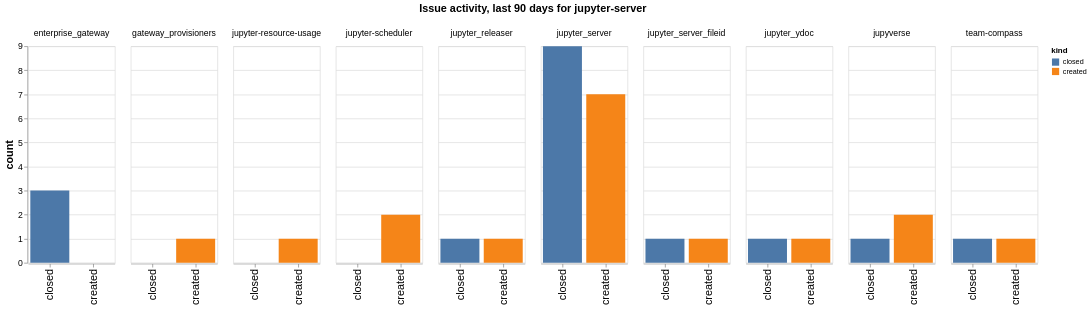

The cell this chart's notebook holds for it:
### Code cell
charts = []
# Pick the top 10 repositories
top_repos = created_closed.groupby(['repo']).sum().sort_values(by='count', ascending=False).head(10).index
ch = alt.Chart(created_closed.query('repo in @top_repos'), width=120).mark_bar().encode(
    x=alt.X("kind", axis=alt.Axis(labelFontSize=15, title="")), 
    y=alt.Y('count', axis=alt.Axis(titleFontSize=15, labelFontSize=12)),
    color='kind',
    column=alt.Column("repo", header=alt.Header(title=f"Issue activity, last {n_days} days for {github_org}", titleFontSize=15, labelFontSize=12))
)
ch

### Figure 1 — Vega-Lite specification as saved in the notebook (floating-point values rounded to 4 significant figures)
{"config": {"axisLeft": {"labelFontSize": 15}, "axisBottom": {"labelFontSize": 15}}, "data": {"name": "data-6611c7b94e2b5f71cd4d9b6fdb7dfa66"}, "mark": {"type": "bar"}, "encoding": {"color": {"field": "kind", "type": "nominal"}, "column": {"field": "repo", "header": {"labelFontSize": 12, "title": "Issue activity, last 90 days for jupyter-server", "titleFontSize": 15}, "type": "nominal"}, "x": {"axis": {"labelFontSize": 15, "title": ""}, "field": "kind", "type": "nominal"}, "y": {"axis": {"labelFontSize": 12, "titleFontSize": 15}, "field": "count", "type": "quantitative"}}, "width": 120, "$schema": "https://vega.github.io/schema/vega-lite/v5.20.1.json", "datasets": {"data-6611c7b94e2b5f71cd4d9b6fdb7dfa66": [{"org": "jupyter-server", "repo": "enterprise_gateway", "kind": "created", "count": 0.0}, {"org": "jupyter-server", "repo": "gateway_provisioners", "kind": "created", "count": 1.0}, {"org": "jupyter-server", "repo": "jupyter-resource-usage", "kind": "created", "count": 1.0}, {"org": "jupyter-server", "repo": "jupyter-scheduler", "kind": "created", "count": 2.0}, {"org": "jupyter-server", "repo": "jupyter_releaser", "kind": "created", "count": 1.0}, {"org": "jupyter-server", "repo": "jupyter_server", "kind": "created", "count": 7.0}, {"org": "jupyter-server", "repo": "jupyter_server_fileid", "kind": "created", "count": 1.0}, {"org": "jupyter-server", "repo": "jupyter_ydoc", "kind": "created", "count": 1.0}, {"org": "jupyter-server", "repo": "jupyverse", "kind": "created", "count": 2.0}, {"org": "jupyter-server", "repo": "team-compass", "kind": "created", "count": 1.0}, {"org": "jupyter-server", "repo": "enterprise_gateway", "kind": "closed", "count": 3.0}, {"org": "jupyter-server", "repo": "gateway_provisioners", "kind": "closed", "count": 0.0}, {"org": "jupyter-server", "repo": "jupyter-resource-usage", "kind": "closed", "count": 0.0}, {"org": "jupyter-server", "repo": "jupyter-scheduler", "kind": "closed", "count": 0.0}, {"org": "jupyter-server", "repo": "jupyter_releaser", "kind": "closed", "count": 1.0}, {"org": "jupyter-server", "repo": "jupyter_server", "kind": "closed", "count": 9.0}, {"org": "jupyter-server", "repo": "jupyter_server_fileid", "kind": "closed", "count": 1.0}, {"org": "jupyter-server", "repo": "jupyter_ydoc", "kind": "closed", "count": 1.0}, {"org": "jupyter-server", "repo": "jupyverse", "kind": "closed", "count": 1.0}, {"org": "jupyter-server", "repo": "team-compass", "kind": "closed", "count": 1.0}]}}
